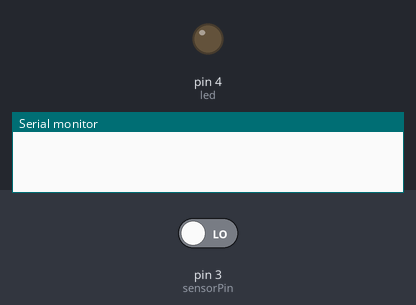
A sketch run on a simulated Arduino Uno, built with avr-gcc and run on an emulated ATmega328P. Shown: output pins drawn as LEDs (lit = HIGH), the last lines printed to the serial monitor. Inputs (shaded band) come from the test bench; at power-on: pin 3 (sensorPin) LOW.

Above: at 1.2 s.
1.3 s: pin 3 (sensorPin) driven HIGH
At 1.8 s:
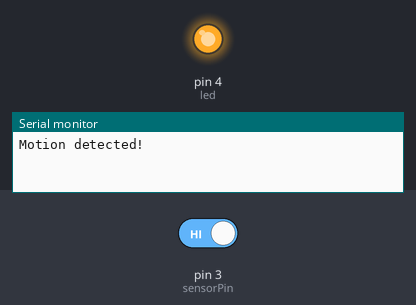
4.3 s: pin 3 (sensorPin) driven LOW
At 6.0 s:
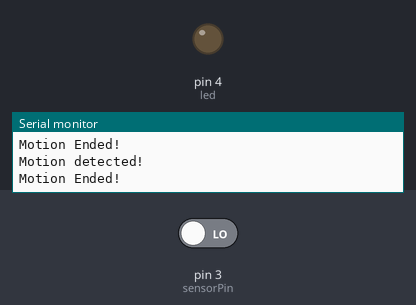
Timing chart, 0 to 7.5 s (numbered marks = the images above; inputs shaded):
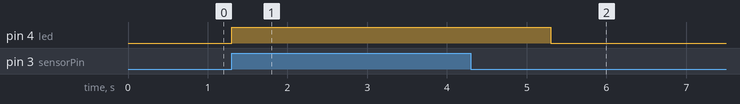

Measured:
- after the input at 1.3 s, pin 4 (led): LOW → HIGH at once
- after the input at 4.3 s, pin 4 (led): HIGH → LOW after 1.0 s

The sketch:

pir.ino
```cpp
const byte sensorPin = 3;
const byte led = 4;
int sensor = 0;
void setup() {
  // put your setup code here, to run once:
  pinMode(led, OUTPUT);
  pinMode(sensorPin, INPUT);
  Serial.begin(9600);
}
void loop() {
  sensor = digitalRead(sensorPin);
  if(sensor==HIGH){
    Serial.println("Motion detected!");
    digitalWrite(led, HIGH);
    delay(2000);
    Serial.println("Motion Ended!");
    digitalWrite(led, LOW);
  }
}
```
